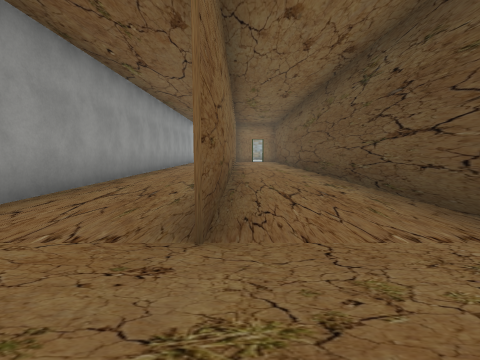
View 1 (above)

16 first-person views from a walk through a Unity game level. The camera is 1.2 m above the floor, tilts 6° down and sees 85° across. The floor is counted in squares, 2 m on a side. Each view is taken from the middle of a square. On the plan, view 1 faces up. The plan holds only what a view shows up to about 9 squares ahead; the rest is blank. The place goes on beyond the plan. The player character is not drawn. Door leaves are left out, so doorways stand open. Some surface patterns are stand-ins.

View 2
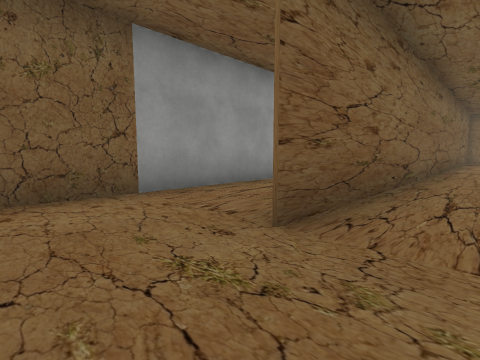

View 3
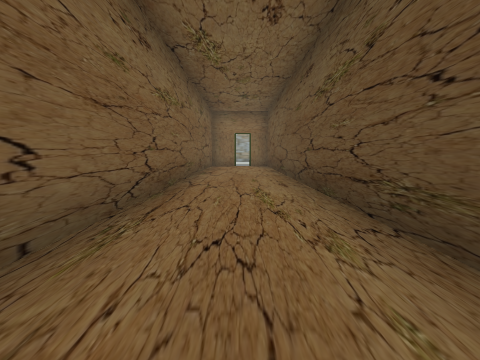

View 4
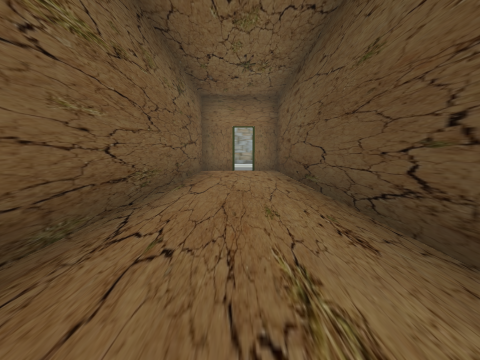

View 5
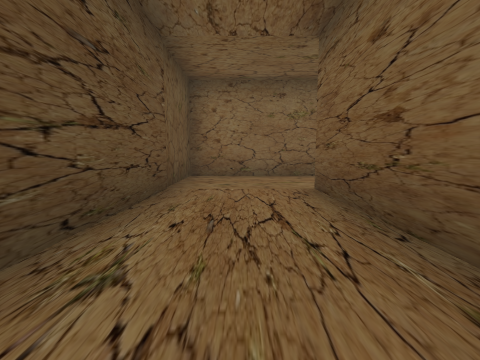

View 6
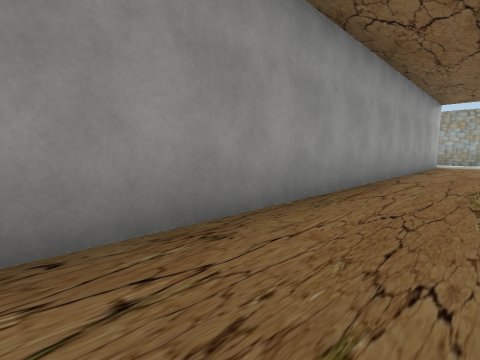

View 7
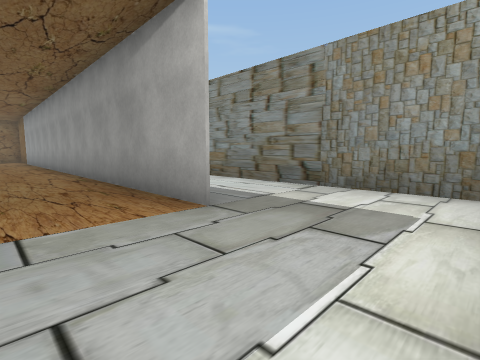

View 8
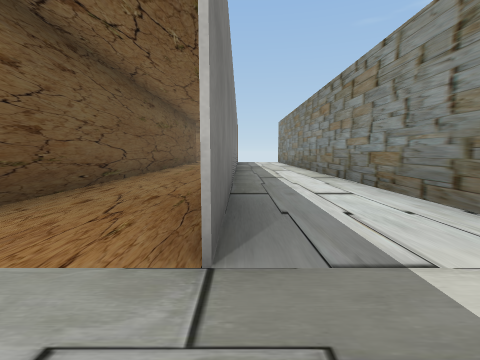

View 9
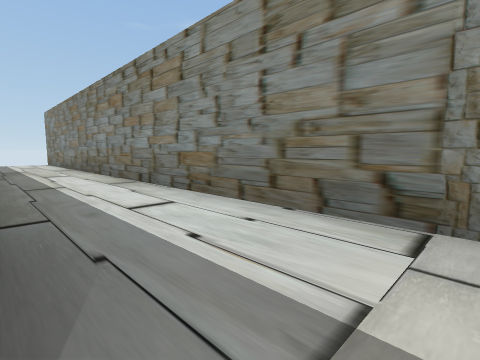

View 10
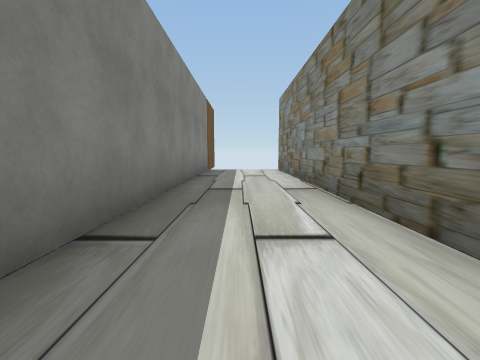

View 11
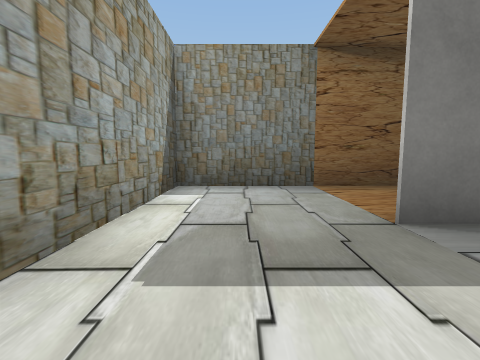

View 12
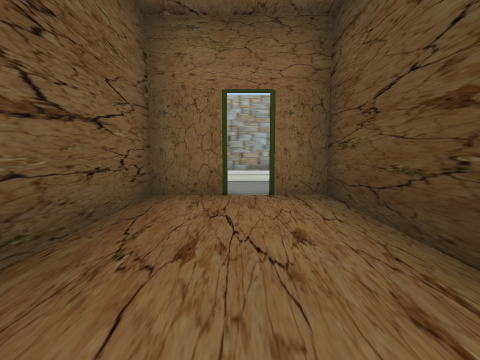

View 13
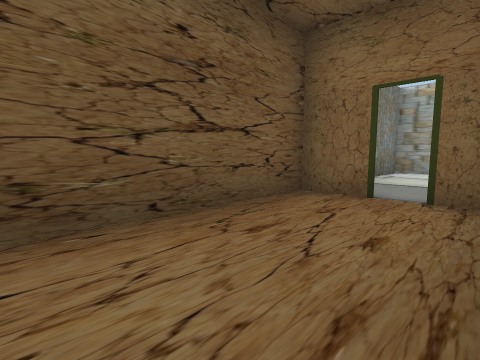

View 14
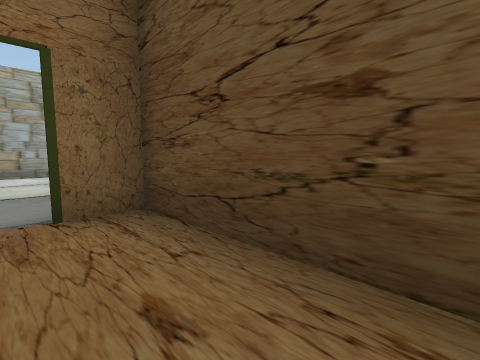

View 15
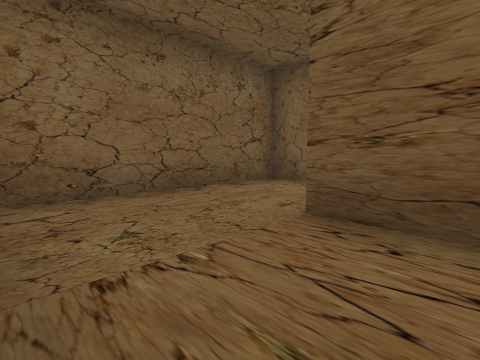

View 16
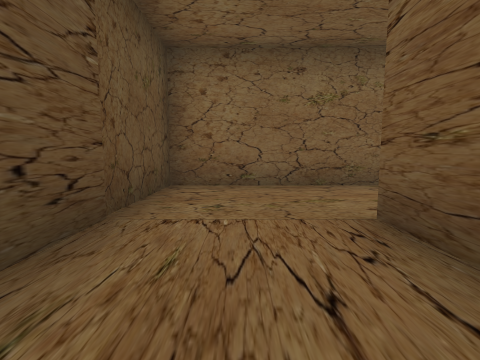

### Floor plan
Points are (right, up) in squares from view 1. A wall is a line through its corners. A room is listed if a view was taken in it or the views show most of it. See-through windows are left out.
Room 1 (views 1, 6, 7, 8, 9, 10, 11)
walls: (-0.3, 8.9) (-0.3, 19.1) (-3.9, 19.1); (-2.8, 16.7) (-2.8, -0.8) (0.5, -0.8); (-2.9, 2) (-2.9, 16.8); (-5.4, 18.9) (-5.4, 2)
ways out: opening at (0, 0.5) to room 2; gap at (-6, 2)
Room 2 (views 2, 3, 4, 5, 12, 13, 14, 15, 16)
walls: (0.9, 16.6) (-0.2, 16.6) (-0.2, 1.6); (0.5, -0.8) (2.2, -0.8) (2.2, 16.6) (1.4, 16.6)
ways out: opening at (0, 0.5) to room 1; open door at (1, 17)

Positions as (right, up) in squares from view 1, and headings:
1: (0, 0), facing up
2: (1, 0), facing up-left
3: (1, 5), facing up
4: (1, 8), facing up
5: (1, 6), facing down
6: (-1, 4), facing up-left
7: (-1, 19), facing down-left
8: (-3, 18), facing down
9: (-3, 17), facing down-left
10: (-4, 11), facing down
11: (-5, 18), facing right
12: (1, 13), facing up
13: (2, 13), facing up-left
14: (1, 14), facing up-right
15: (2, 3), facing down-left
16: (1, 4), facing down
